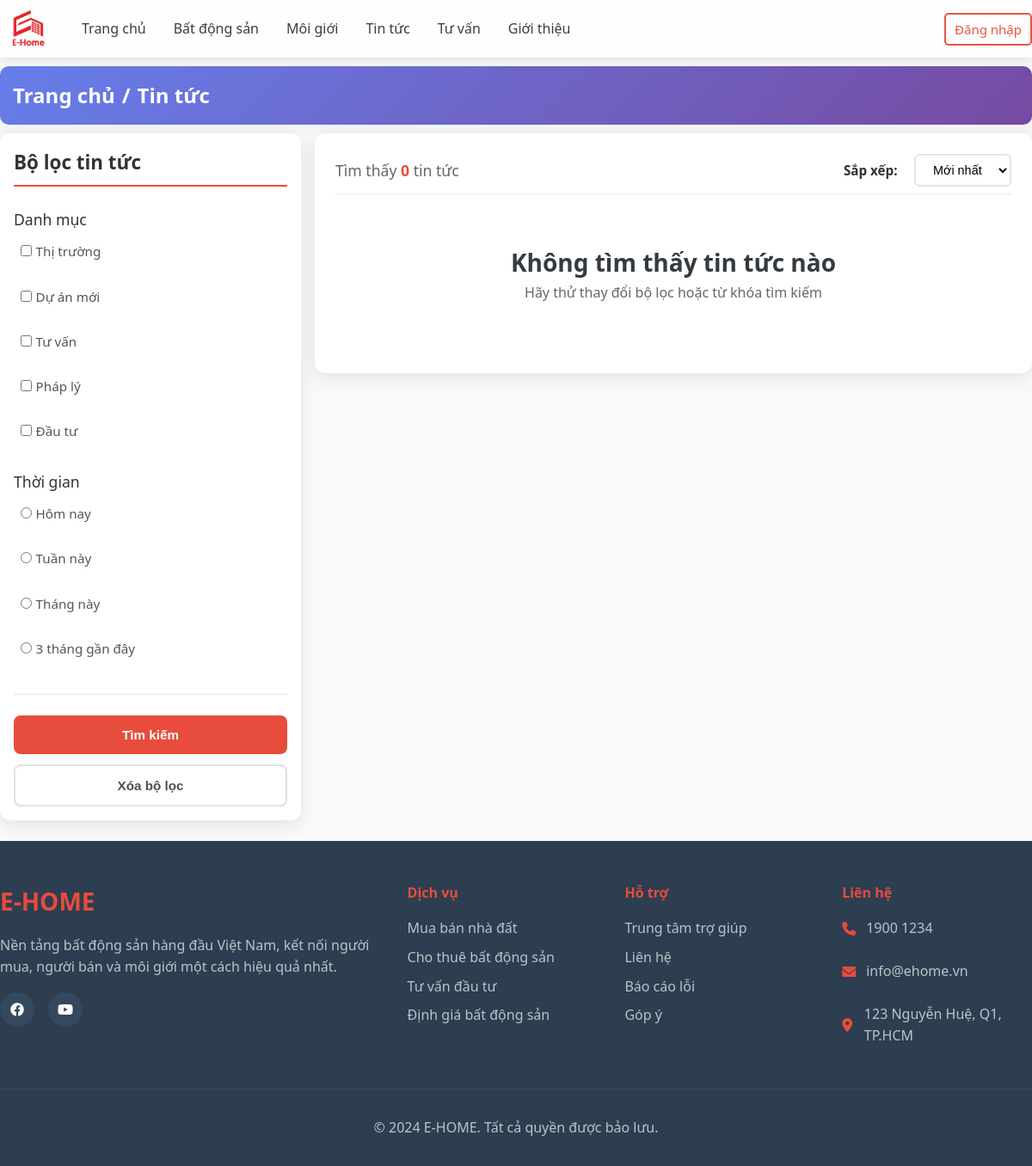
Before: /user/?act=listNews with the older database file.
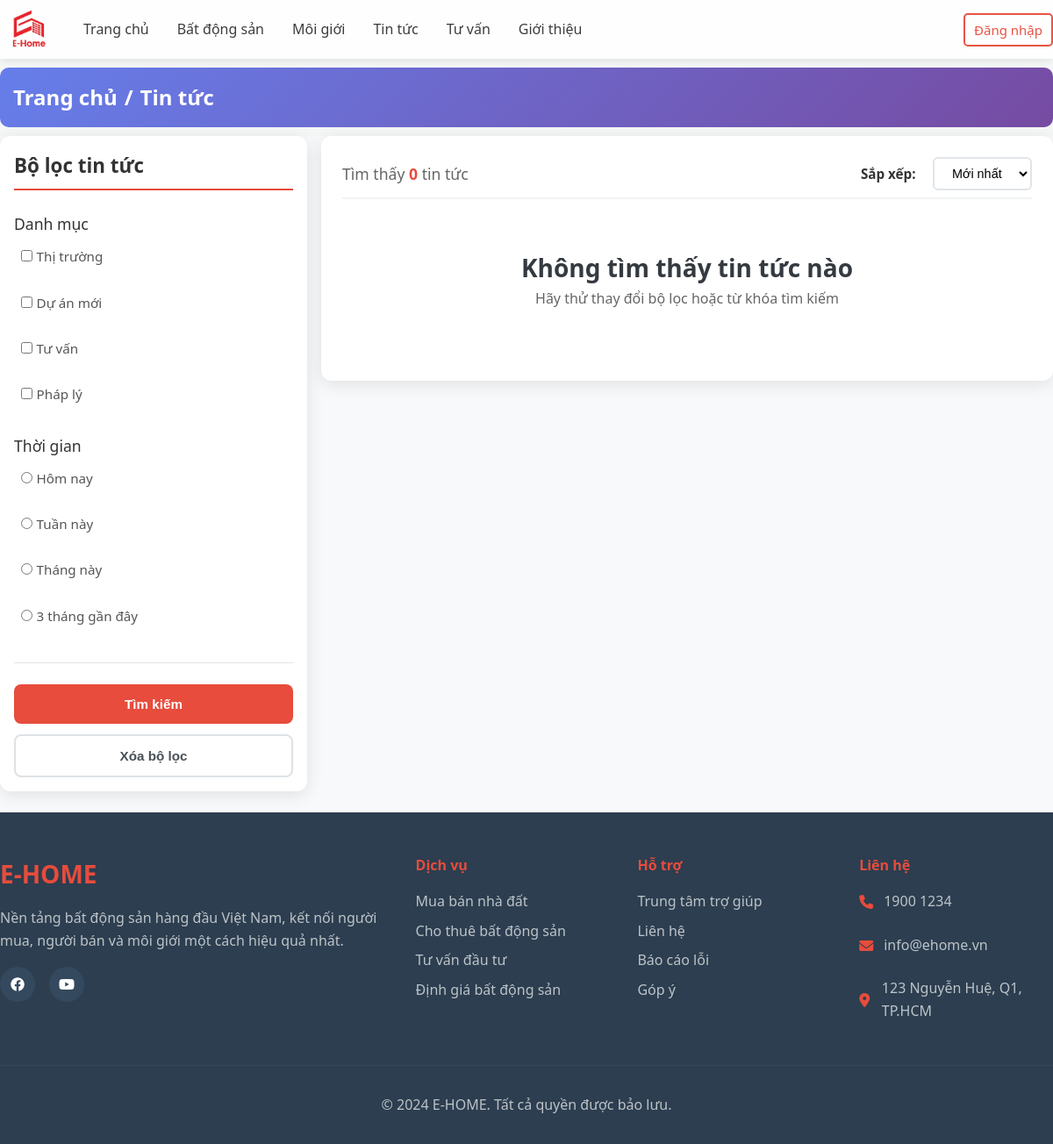
After: the same page with the newer database file.
### tables this page shows
CREATE TABLE `typenews` (
  `id` int(11) NOT NULL,
  `name` varchar(256) NOT NULL,
  `description` text DEFAULT NULL
);

### user/controllers/listNewsController/index.php (called while the page is built, shortened)
<?php
$limit = 4;
$whereConditions = array();
$whereConditions[] = "n.title LIKE '%" . $_SESSION['search-news'] . "%'";
$whereClause = implode(' AND ', $whereConditions);
$current_page = isset($_GET['page']) ? $_GET['page'] : 1;
$start = ($current_page - 1) * $limit;
$sql_list = "SELECT n.*, tn.name as typeName
             FROM `news` n
             INNER JOIN `typenews` tn ON n.typeId = tn.id
             WHERE $whereClause
             ORDER BY n.pin DESC, n.id " . $_SESSION['sort-news'] . "
             LIMIT $start, $limit";
$listTypeNewsResult = mysqli_query($conn, "SELECT id, name FROM `typenews`");
$listNewsResult = mysqli_query($conn, $sql_list);
if ($listNewsResult) {
  $listTypeNews = mysqli_fetch_all($listTypeNewsResult, MYSQLI_ASSOC);
} else {
  error('Lấy thông tin tin tức thất bại!', 'index.php?act=news');
}
include "./views/page/listNews.php";
return;

### user/index.php (called while the page is built, shortened)
<?php
    include "views/header.php";
    include "controllers/userController.php";
    include "views/footer.php"
?>

### user/views/page/listNews.php (the view, shortened to what the changed rows need)
<div class="news-page">
<main class="main-content">
    <div class="container">
        <div class="content-layout">
            <aside class="sidebar">
                <form method="POST" id="filterForm">
                    <div class="filter-section">
                        <div class="filter-group">
                            <div class="checkbox-group">
                                <?php foreach ($listTypeNews as $key => $value) { ?>
                                    <label class="checkbox-item">
                                        <input type="checkbox" name="filter-category[]" value="<?= $value['id'] ?>"
                                            <?= in_array($value['id'], $_SESSION['filter-category']) ? 'checked' : '' ?>>
                                        <span><?= $value['name'] ?></span>
                                    </label>
                                <?php } ?>
                            </div>
                        </div>
                    </div>
                </form>
            </aside>
        </div>
    </div>
</main>
</div>

Changed rows visible on the page:
removed typenews: name "Đầu tư"
